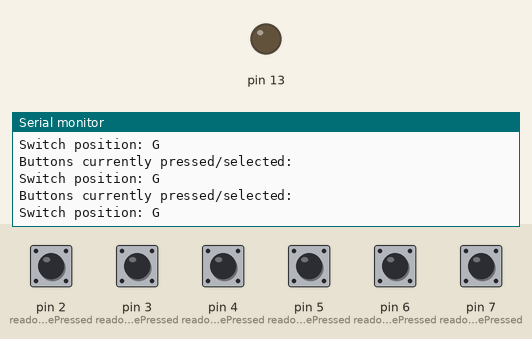
Recording of a sketch running on a simulated Arduino Uno, built with avr-gcc and run on an emulated ATmega328P. Parts: output pins drawn as LEDs (lit = HIGH), the last lines printed to the serial monitor. The test bench sets the inputs (shaded band); at power-on: pin 2 (readoutWhatButtonsArePressed), pin 3 (readoutWhatButtonsArePressed), pin 4 (readoutWhatButtonsArePressed), pin 5 (readoutWhatButtonsArePressed), pin 6 (readoutWhatButtonsArePressed), pin 7 (readoutWhatButtonsArePressed) HIGH.

Above: at 1.2 s.
1.3 s: pin 2 (readoutWhatButtonsArePressed) pulled LOW for 0.15 s
2.9 s: pin 3 (readoutWhatButtonsArePressed) pulled LOW for 0.15 s
4.5 s: pin 4 (readoutWhatButtonsArePressed) pulled LOW for 0.15 s
At 4.55 s:
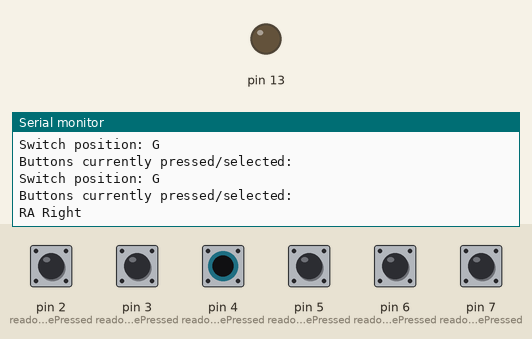
6.1 s: pin 5 (readoutWhatButtonsArePressed) pulled LOW for 0.15 s
7.7 s: pin 6 (readoutWhatButtonsArePressed) pulled LOW for 0.15 s
At 7.76 s:
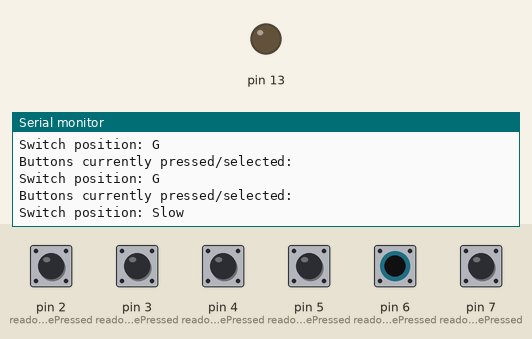
9.3 s: pin 7 (readoutWhatButtonsArePressed) pulled LOW for 0.15 s
At 9.41 s:
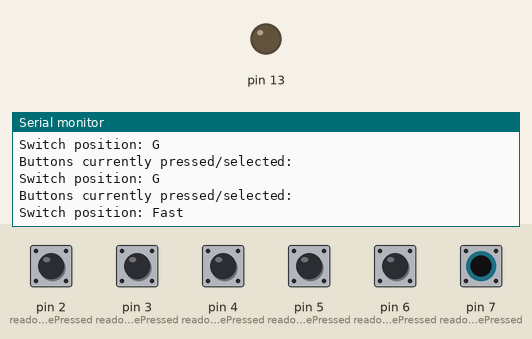

Measured:
- after the input at 4.5 s, the serial monitor: prints a new line after 0.05 s (image 1)
- after the input at 7.7 s, the serial monitor: prints a new line after 0.05 s (image 2)
- after the input at 9.3 s, the serial monitor: prints a new line after 0.11 s (image 3)

The sketch:

newPaddleProMiniCode.ino
```cpp
void setup()
{
  Serial.begin(115200);

  initializePins();

  while (!Serial) delay(10);

  Serial.println("Init done");
}

void loop()
{
  delay(100);

  clearSerialMonitor();

  readoutWhatButtonsArePressed();
}

void initializePins()
{
  // Init pins D2 through D7
  for (int i = 2; i < 8; i++)
  {
    pinMode(i, INPUT_PULLUP);
  }

  pinMode(13, OUTPUT);
  digitalWrite(13, LOW);
}

void readoutWhatButtonsArePressed()
{
  bool raLeftIsPressed = false;
  bool decUpIsPressed = false;
  bool raRightIsPressed = false;
  bool decDownIsPressed = false;
  bool switchFastIsSelected = false;
  bool switchGIsSelected = false;
  bool switchSlowIsSelected = false;

  raLeftIsPressed = !digitalRead(2);
  decUpIsPressed = !digitalRead(3);
  raRightIsPressed = !digitalRead(4);
  decDownIsPressed = !digitalRead(5);

  // Below here, all F/G/S switch stuff
  switchSlowIsSelected = !digitalRead(6);
  switchFastIsSelected = !digitalRead(7);

  if (!switchFastIsSelected && !switchSlowIsSelected)
  {
    switchGIsSelected = true;

    switchFastIsSelected = false;
    switchSlowIsSelected = false;
  }

  // Now read the results!
  Serial.println(F("Buttons currently pressed/selected:"));

  if (raLeftIsPressed)
    Serial.println(F("RA Left"));

  if (raRightIsPressed)
    Serial.println(F("RA Right"));

  if (decUpIsPressed)
    Serial.println(F("DEC Up"));

  if (decDownIsPressed)
    Serial.println(F("DEC Down"));

  Serial.println();
  Serial.print(F("Switch position: "));

  if (switchFastIsSelected)
    Serial.println(F("Fast"));

  if (switchGIsSelected)
    Serial.println(F("G"));

  if (switchSlowIsSelected)
    Serial.println(F("Slow"));
}

void clearSerialMonitor()
{
  Serial.println();
  Serial.println();
  Serial.println();
  Serial.println();
  Serial.println();
  Serial.println();
  Serial.println();
  Serial.println();
  Serial.println();
  Serial.println();
  Serial.println();
  Serial.println();
  Serial.println();
  Serial.println();
  Serial.println();
  Serial.println();
  Serial.println();
  Serial.println();
  Serial.println();
  Serial.println();
  Serial.println();
  Serial.println();
}
```
